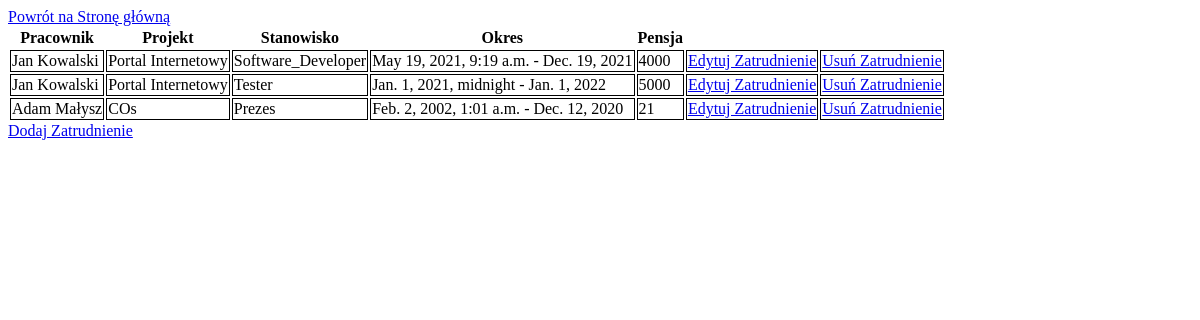
Before: /polls/zatrudnienia/ with the older database file.
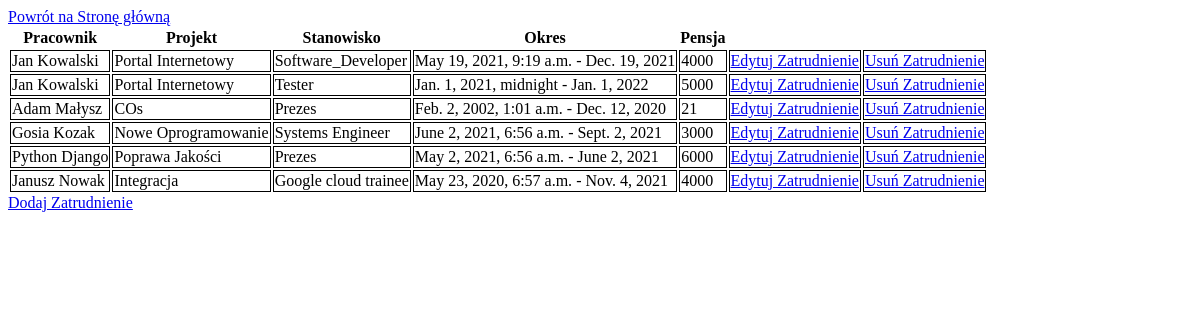
After: the same page with the newer database file.
### polls/models.py (models this page shows, shortened)
class Zatrudnienie(models.Model):
    pracownik = models.ForeignKey(Pracownicy, on_delete=models.CASCADE)
    projekt = models.ForeignKey(Projekty, on_delete=models.CASCADE)
    od_data = models.DateTimeField('date published')
    do_data = models.DateField(auto_now=False, auto_now_add=False)
    pensja = models.PositiveIntegerField()
    stanowisko = models.ForeignKey(Stanowiska, on_delete=models.CASCADE)

class Pracownicy(models.Model):
    imie = models.CharField(max_length=100)
    nazwisko = models.CharField(max_length=200)
    data_ur = models.DateField(auto_now=False, auto_now_add=False)
    pesel = models.DecimalField(max_digits=11, decimal_places=0)
    def __str__(self):
        return '%s %s' % (self.imie, self.nazwisko)

class Projekty(models.Model):
    nazwa = models.CharField(max_length=200)
    od_data = models.DateTimeField('date published')
    do_data = models.DateField(auto_now=False, auto_now_add=False)
    koszty = models.PositiveIntegerField()
    profit = models.IntegerField(default=0)
    def __str__(self):
        return self.nazwa

class Stanowiska(models.Model):
    nazwa = models.CharField(max_length=100)
    dzial = models.CharField(max_length=100)
    braki = models.BooleanField(default=1)
    def __str__(self):
        return self.nazwa

### polls/views.py (the view)
# urls.py: path('zatrudnienia/', views.detail_zatrudnienie),
def detail_zatrudnienie(request):
    zatrudnienia = Zatrudnienie.objects.all()
    template = loader.get_template('polls/zatrudnienia.html')
    context = {
        'zatrudnienia': zatrudnienia,
    }
    return HttpResponse(template.render(context, request))

### polls/templates/polls/zatrudnienia.html (shortened to what this page needs)
{% load static %}
<link rel="stylesheet" type="text/css" href="{% static 'polls/style.css' %}" />
<a href="{% url 'start' %}">Powrót na Stronę główną</a>
{% if zatrudnienia %}
<table>
  <tr>
    <th>Pracownik</th>
    <th>Projekt</th>
    <th>Stanowisko </th>
    <th>Okres</th>
    <th>Pensja<th>
  </tr>
  {% for zatrudnienie in zatrudnienia %}
    <td>{{zatrudnienie.pracownik}}</td>
    <td>{{zatrudnienie.projekt}}</td>
    <td>{{zatrudnienie.stanowisko}}</td>
    <td>{{zatrudnienie.od_data}} - {{ zatrudnienie.do_data }}</td>
    <td>{{zatrudnienie.pensja}}</td>
    <td><a href="/polls/edycja_zatrudnienie/{{zatrudnienie.id}}/">Edytuj Zatrudnienie</a></td>
    <td><a href="/polls/usun_zatrudnienie/{{zatrudnienie.id}}/">Usuń Zatrudnienie</a></td>
  {% endfor %}
</table>
{% else %}
<p>Brak zatrudnienieów w bazie danych.</p>
{% endif %}
<a href="/polls/formularz_zatrudnienia/">Dodaj Zatrudnienie</a>

Changed rows visible on the page:
added Zatrudnienie: pracownik "Gosia Kozak", projekt "Nowe Oprogramowanie", stanowisko "Systems Engineer", od_data "June 2, 2021, 6:56 a.m.", do_data "Sept. 2, 2021", pensja "3000"
added Zatrudnienie: pracownik "Python Django", projekt "Poprawa Jakości", stanowisko "Prezes", od_data "May 2, 2021, 6:56 a.m.", do_data "June 2, 2021", pensja "6000"
added Zatrudnienie: pracownik "Janusz Nowak", projekt "Integracja", stanowisko "Google cloud trainee", od_data "May 23, 2020, 6:57 a.m.", do_data "Nov. 4, 2021", pensja "4000"
